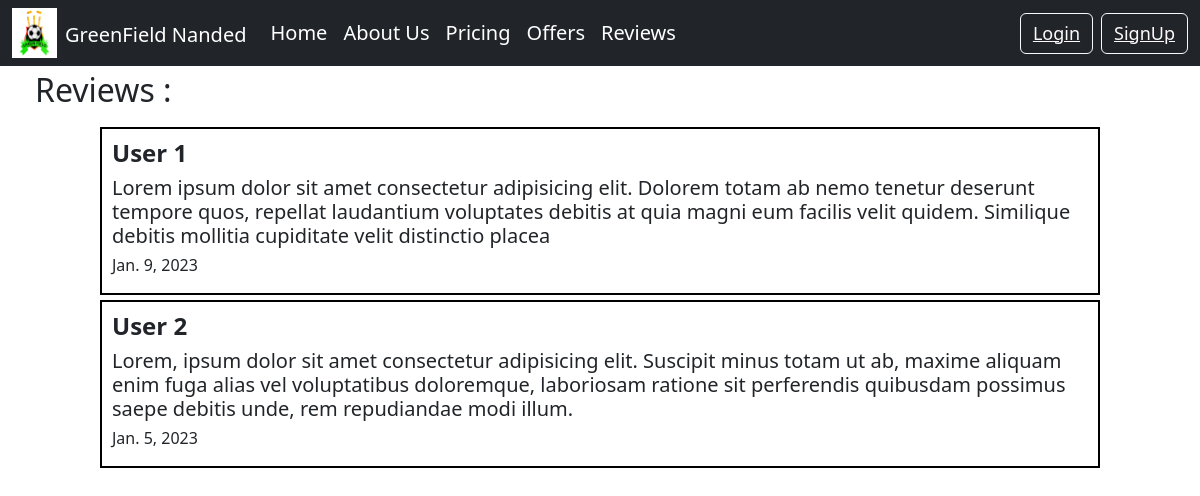
The page /ratings on the database its author committed.
### account/models.py (models this page shows, shortened)
class Ratings(models.Model):
    name = models.TextField(max_length=20)
    comment = models.TextField(max_length=250,default=None)
    rate = models.IntegerField(default=0)
    created_at = models.DateField()

### account/views.py (the view, shortened to what this page needs)
# urls.py: path('ratings',views.ratings, name='ratings'),
def ratings(request):
    all_reviews = Ratings.objects.all().order_by('-created_at')
    context = {}
    context['reviews'] = all_reviews
    return render(request,'ratings.html',context)

### templates/ratings.html (shortened to what this page needs)
{% extends 'base.html' %}
{% block body %}
<div class="container" style="padding: 5px;" >
  <h2>Reviews :</h2>
</div>
{% for r in reviews%}
  <div class="review" style="border: 2px solid black; margin: 5px 100px; padding: 10px;">
    <h4 ><b>{{r.name}}</b></h4>
    <h5 >{{r.comment}}</h5>
    <h6 >{{r.created_at}}</h6>
  </div>
{% endfor %}
{% endblock body %}

### templates/base.html (style rules this page uses)
* { text-decoration:none; }

### rows shown on the page
Ratings: name "User 1", comment "Lorem ipsum dolor sit amet consectetur adipisicing elit. Dolorem totam ab nemo tenetur deserunt tempore quos, repellat laudantium voluptates debitis at quia magni eum facilis velit quidem. Similique debitis mollitia cupiditate velit distinctio placea", created_at "Jan. 9, 2023"
Ratings: name "User 2", comment "Lorem, ipsum dolor sit amet consectetur adipisicing elit. Suscipit minus totam ut ab, maxime aliquam enim fuga alias vel voluptatibus doloremque, laboriosam ratione sit perferendis quibusdam possimus saepe debitis unde, rem repudiandae modi illum.", created_at "Jan. 5, 2023"
